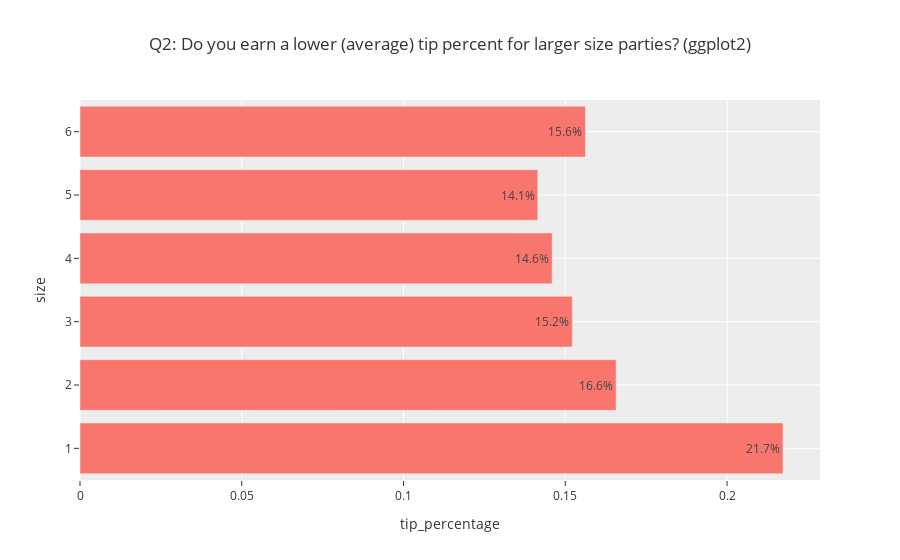

The notebook cell saved with this chart:
### Markdown cell above
#### Question 2

### Code cell
#print("Q2: Do you earn a lower (average) tip percent for larger size parties?")
df_Tips_PS = df.groupby('size', as_index=True)[['tip', 'tip_percentage']].mean().reset_index()
#print(df_Tips_PS.shape)
df_Tips_PS
fig2 = px.bar(df_Tips_PS, x='tip_percentage', y='size', title='Q2: Do you earn a lower (average) tip percent for larger size parties? (ggplot2)', template='ggplot2', text='tip_percentage', orientation='h')
fig2.update_traces(texttemplate='%{text:.1%}')
fig2.show()

### Figure 1 — Plotly figure (JSON) as saved in the notebook; plotly's stock layout.template omitted (floating-point values rounded to 4 significant figures)
{"data": [{"hovertemplate": "tip_percentage=%{text}<br>size=%{y}<extra></extra>", "legendgroup": "", "marker": {"color": "#F8766D", "pattern": {"shape": ""}}, "name": "", "orientation": "h", "showlegend": false, "text": [0.2173, 0.1657, 0.1522, 0.1459, 0.1415, 0.1562], "textposition": "auto", "texttemplate": "%{text:.1%}", "type": "bar", "x": [0.2173, 0.1657, 0.1522, 0.1459, 0.1415, 0.1562], "xaxis": "x", "y": [1, 2, 3, 4, 5, 6], "yaxis": "y"}], "layout": {"barmode": "relative", "legend": {"tracegroupgap": 0}, "title": {"text": "Q2: Do you earn a lower (average) tip percent for larger size parties? (ggplot2)"}, "xaxis": {"anchor": "y", "domain": [0, 1], "title": {"text": "tip_percentage"}}, "yaxis": {"anchor": "x", "domain": [0, 1], "title": {"text": "size"}}}}
